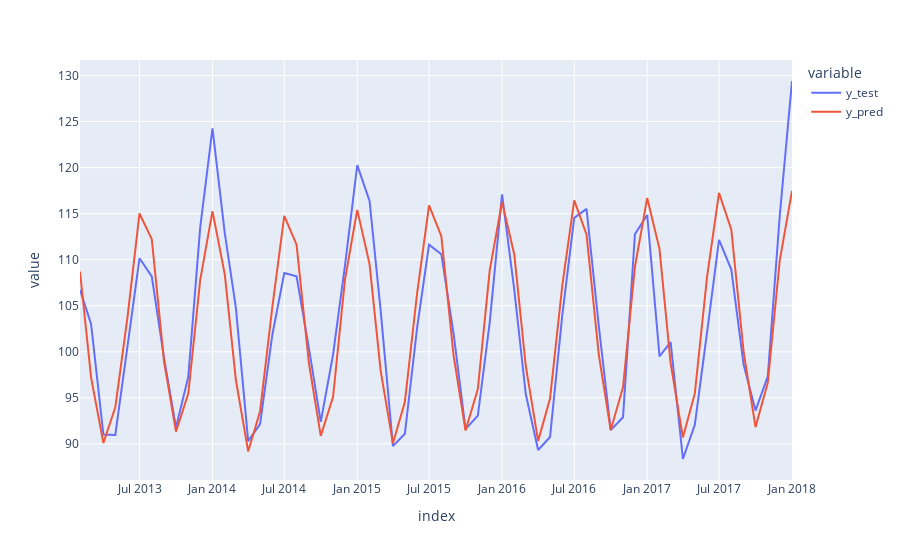

Here is the notebook cell this chart was saved with:
### Code cell
# assign a copy of df_pred_test to plot
plot = df_pred_test

# Convert the index of plot to string type to make it compatible with Plotly
plot.index = plot.index.astype("str")
fig = px.line(plot, labels={"values":"kk"})
fig.show()

### Figure 1 — Plotly figure (JSON) as saved in the notebook; plotly's stock layout.template omitted (floating-point values rounded to 4 significant figures)
{"data": [{"hovertemplate": "variable=y_test<br>index=%{x}<br>value=%{y}<extra></extra>", "legendgroup": "y_test", "line": {"color": "#636efa", "dash": "solid"}, "marker": {"symbol": "circle"}, "mode": "lines", "name": "y_test", "orientation": "v", "showlegend": true, "type": "scatter", "x": ["2013-02", "2013-03", "2013-04", "2013-05", "2013-06", "2013-07", "2013-08", "2013-09", "2013-10", "2013-11", "2013-12", "2014-01", "2014-02", "2014-03", "2014-04", "2014-05", "2014-06", "2014-07", "2014-08", "2014-09", "2014-10", "2014-11", "2014-12", "2015-01", "2015-02", "2015-03", "2015-04", "2015-05", "2015-06", "2015-07", "2015-08", "2015-09", "2015-10", "2015-11", "2015-12", "2016-01", "2016-02", "2016-03", "2016-04", "2016-05", "2016-06", "2016-07", "2016-08", "2016-09", "2016-10", "2016-11", "2016-12", "2017-01", "2017-02", "2017-03", "2017-04", "2017-05", "2017-06", "2017-07", "2017-08", "2017-09", "2017-10", "2017-11", "2017-12", "2018-01"], "xaxis": "x", "y": [106.7, 103.0, 91.01, 90.96, 100.7, 110.1, 108.2, 99.28, 91.79, 97.29, 113.5, 124.3, 112.9, 104.8, 90.29, 92.13, 101.9, 108.5, 108.2, 100.4, 92.38, 99.7, 109.3, 120.3, 116.4, 104.5, 89.75, 91.09, 102.6, 111.6, 110.6, 101.9, 91.6, 93.06, 103.2, 117.1, 106.7, 95.35, 89.33, 90.74, 104.0, 114.5, 115.5, 102.8, 91.49, 92.89, 112.8, 114.9, 99.49, 101.0, 88.35, 92.08, 102.2, 112.2, 108.9, 98.62, 93.61, 97.34, 114.7, 129.4], "yaxis": "y"}, {"hovertemplate": "variable=y_pred<br>index=%{x}<br>value=%{y}<extra></extra>", "legendgroup": "y_pred", "line": {"color": "#EF553B", "dash": "solid"}, "marker": {"symbol": "circle"}, "mode": "lines", "name": "y_pred", "orientation": "v", "showlegend": true, "type": "scatter", "x": ["2013-02", "2013-03", "2013-04", "2013-05", "2013-06", "2013-07", "2013-08", "2013-09", "2013-10", "2013-11", "2013-12", "2014-01", "2014-02", "2014-03", "2014-04", "2014-05", "2014-06", "2014-07", "2014-08", "2014-09", "2014-10", "2014-11", "2014-12", "2015-01", "2015-02", "2015-03", "2015-04", "2015-05", "2015-06", "2015-07", "2015-08", "2015-09", "2015-10", "2015-11", "2015-12", "2016-01", "2016-02", "2016-03", "2016-04", "2016-05", "2016-06", "2016-07", "2016-08", "2016-09", "2016-10", "2016-11", "2016-12", "2017-01", "2017-02", "2017-03", "2017-04", "2017-05", "2017-06", "2017-07", "2017-08", "2017-09", "2017-10", "2017-11", "2017-12", "2018-01"], "xaxis": "x", "y": [108.7, 97.19, 90.09, 93.97, 103.8, 115.0, 112.2, 98.91, 91.32, 95.47, 107.8, 115.3, 108.4, 96.93, 89.18, 93.54, 104.9, 114.8, 111.6, 98.8, 90.87, 95.1, 107.8, 115.4, 109.5, 97.93, 90.05, 94.53, 106.4, 115.9, 112.6, 99.53, 91.45, 95.95, 108.9, 116.3, 110.5, 98.4, 90.32, 94.92, 107.2, 116.4, 112.7, 99.65, 91.49, 96.14, 109.2, 116.7, 111.2, 98.77, 90.68, 95.47, 108.2, 117.3, 113.3, 100.0, 91.81, 96.64, 109.9, 117.5], "yaxis": "y"}], "layout": {"legend": {"title": {"text": "variable"}, "tracegroupgap": 0}, "margin": {"t": 60}, "xaxis": {"anchor": "y", "domain": [0, 1], "title": {"text": "index"}}, "yaxis": {"anchor": "x", "domain": [0, 1], "title": {"text": "value"}}}}
